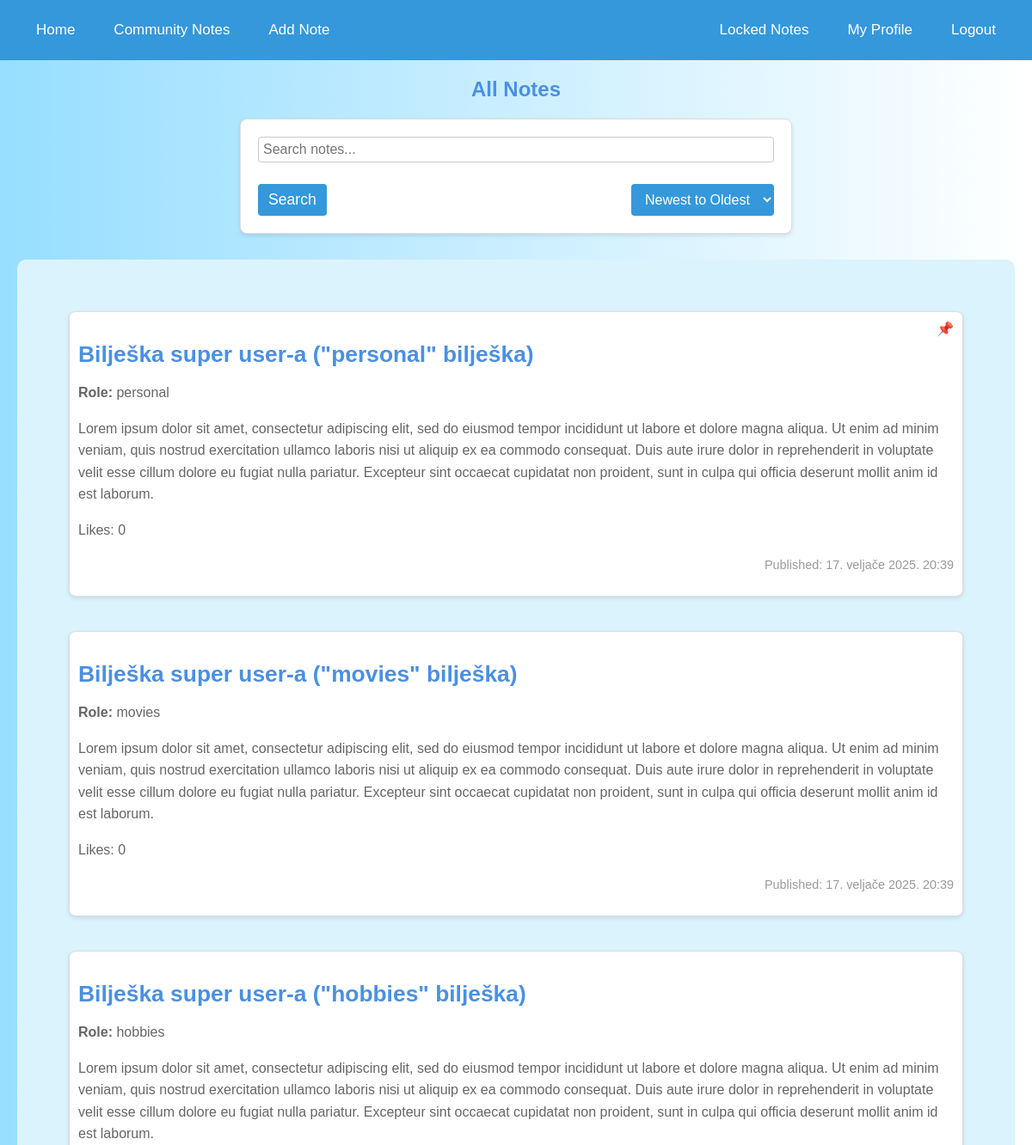
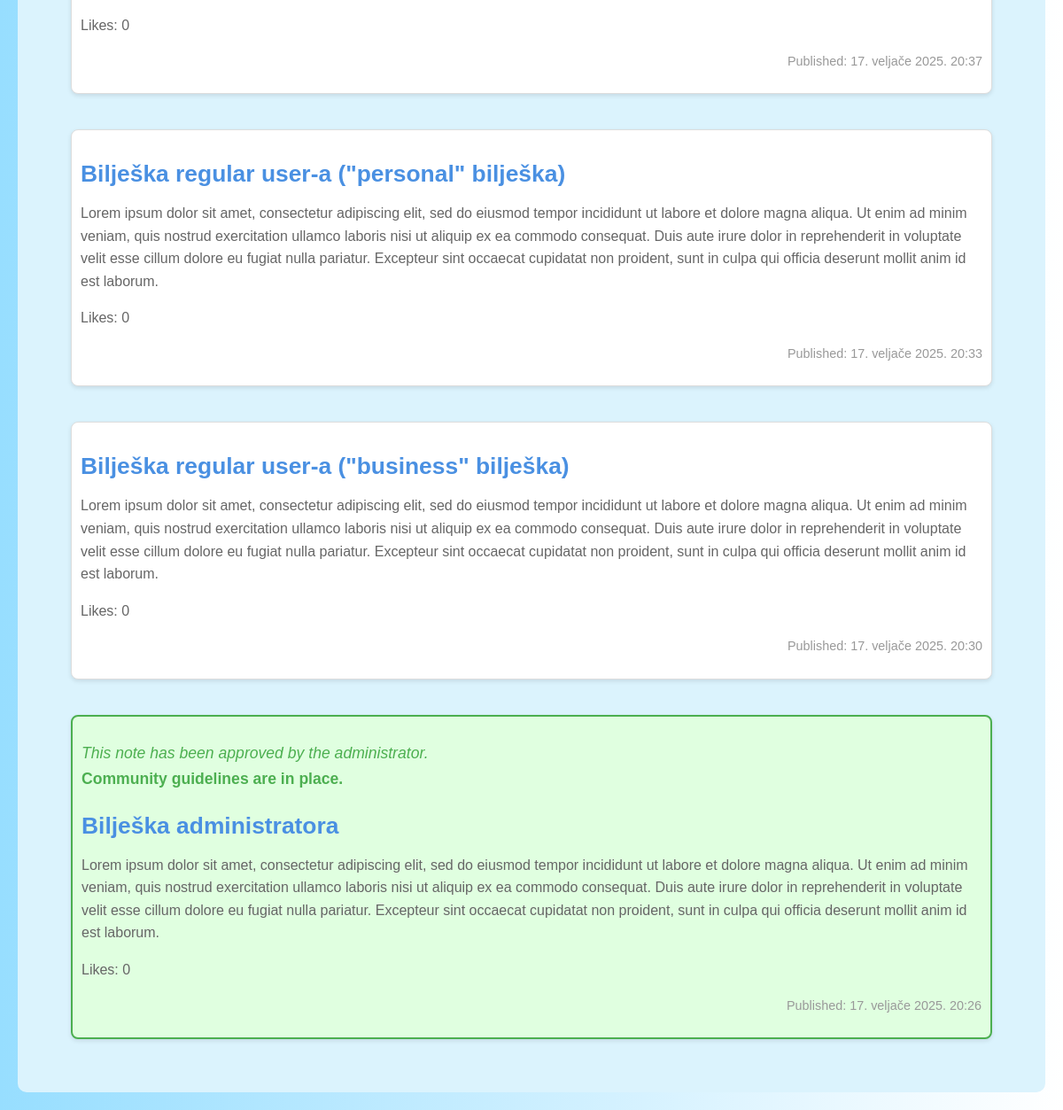
The page /notes/ (signed in) on the database its author committed (2 pictures, top to bottom).
### notes/models.py (models this page shows, shortened)
class Note(models.Model):
    ROLE_CHOICES = [
        ('hobbies', 'Hobbies'),
        ('movies', 'Movies'),
        ('school', 'School'),
        ('work', 'Work'),
        ('music', 'Music'),
        ('personal', 'Personal'),
    ]
    CATEGORY_CHOICES = [
        ('business', 'Business'),
        ('personal', 'Personal'),
    ]
    user = models.ForeignKey('accounts.CustomUser', on_delete=models.CASCADE, null=True, blank=True, related_name='notes')
    title = models.CharField(max_length=200)
    content = models.TextField()
    pub_date = models.DateTimeField(auto_now_add=True)
    private_notes = models.ManyToManyField(PrivateNoteModel, blank=True)
    is_public = models.BooleanField(default=True)
    is_important = models.BooleanField(default=False)
    is_locked = models.BooleanField(default=False)
    password = models.CharField(max_length=100, null=True, blank=True)
    completed = models.BooleanField(default=False)
    is_private = models.BooleanField(default=False)
    role = models.CharField(max_length=20, choices=ROLE_CHOICES, blank=True, null=True)
    approved = models.BooleanField(default=False)
    category = models.CharField(max_length=20, choices=CATEGORY_CHOICES, default='personal', blank=True, null=True)
    likes = models.ManyToManyField(CustomUser, related_name='liked_notes', blank=True)

### notes/views.py (the view)
# urls.py: path('', views.index, name='index'),
def index(request):
    search_query = request.GET.get('search', '')
    order = request.GET.get('order', 'desc')
    if search_query:
        notes = Note.objects.filter(title__icontains=search_query, is_public= True)
    else:
        notes = Note.objects.filter(is_public = True)
    if request.user.is_authenticated:
         notes = notes | Note.objects.filter(user=request.user, is_private=True)
    if request.user.is_authenticated:
        if request.user.type == 'REGULARUSER':
            for note in notes:
                if note.user.type == 'SUPERUSER' and note.is_public:
                    note.display_role = note.role
                else:
                    note.display_role = None
    if order == 'asc':
        notes = notes.order_by('-is_important', 'pub_date')
    else:
        notes = notes.order_by( '-is_important', '-pub_date')
    context = {
        'latest_note_list': notes,
        'current_order': order,
        'search_query': search_query,
    }
    return render(request, 'notes/index.html', context)

### notes/templates/notes/index.html (shortened to what this page needs)
{% extends 'notes/base.html' %}
{% block content %}
    <h2>All Notes</h2>
    <form method="get" action="{% url 'notes:index' %}" class="sort-form">
        <input type="text" name="search" placeholder="Search notes..." value="{{ search_query }}">
        <div class="search-sort-buttons">
            <button type="submit" class="search-button">Search</button>
            <select name="order" onchange="this.form.submit()">
                <option value="desc" {% if current_order == 'desc' %}selected{% endif %}>Newest to Oldest</option>
            </select>
        </div>
    </form>
    <div class="notes-container">
        {% if user.is_authenticated %}
            {% for note in latest_note_list %}
                {% if note.is_public %}
                    <div class="note {% if note.approved %}approved-note{% endif %}">
                        {% if note.approved %}
                            <p class="approved-message">
                                <em>This note has been approved by the administrator.</em><br>
                                <strong>Community guidelines are in place.</strong>
                            </p>
                        {% endif %}
                        {% if user.is_authenticated and note.user.type == 'SUPERUSER' %}
                            {% if note.is_important %}
                                <div class="pin">&#128204</div>
                            {% endif %}
                        {% endif %}
                        <h3><a href="{% url 'notes:detail' note.id %}">{{ note.title }}</a></h3>
                        {% if user.is_authenticated and note.user.type == 'SUPERUSER' %}
                            {% if note.role %}
                                <p><strong>Role:</strong> {{ note.role }}</p>
                            {% else %}
                                <p>No role assigned.</p>
                            {% endif %}
                        {% endif %}
                        <p>{{ note.content }}</p>
                        <p>Likes: {{ note.likes.count }}</p>
                        <p>Published: {{ note.pub_date }}</p>
                    </div>
                {% endif %}
            {% empty %}
                <p>No public notes available.</p>
            {% endfor %}
        {% else %}
            <p>You need to be logged in to view the notes.</p>
        {% endif %}
    </div>
{% endblock %}

### notes/static/app/notes.css (style rules this page uses)
body { background: linear-gradient(to bottom, white, #b3e5fc); color: #2c3e50; font-family: Arial, sans-serif; margin: 0; padding: 0; }
.notes-container { background-color: #dbf3fd; padding: 20px; border-radius: 10px; margin-top: 30px; }
h1, h2 { color: #2980b9; font-weight: bold; }
input, textarea { width: 100%; padding: 10px; border: 1px solid #bdc3c7; border-radius: 5px; font-size: 16px; box-sizing: border-box; }
button { background-color: #3498db; color: white; border: none; padding: 10px 20px; border-radius: 5px; font-size: 16px; cursor: pointer; }
body { font-family: Arial, sans-serif; background-color: #f4f7fa; color: #333; margin: 0; padding: 0; }
h2 { text-align: center; color: #4a90e2; margin-top: 20px; }
.note { background-color: #fff; border: 1px solid #ddd; border-radius: 8px; box-shadow: 0 2px 5px rgba(0, 0, 0, 0.1); margin: 40px; padding: 10px; position: relative; transition: transform 0.2s, box-shadow 0.2s; }
.note h3 { font-size: 1.5em; color: #333; margin-bottom: 10px; }
.note h3 a { text-decoration: none; color: #4a90e2; transition: color 0.3s; }
.note p { font-size: 1em; color: #666; line-height: 1.6; }
.note p:last-of-type { font-size: 0.9em; color: #999; text-align: right; }
.note .approved-message { color: rgb(169, 169, 169); }
form { background-color: #fff; border: 1px solid #ddd; border-radius: 8px; padding: 20px; box-shadow: 0 2px 5px rgba(0, 0, 0, 0.1); margin: 20px auto; width: 80%; max-width: 600px; }
form input, form textarea { width: 100%; padding: 10px; border-radius: 5px; border: 1px solid #ddd; margin-bottom: 15px; font-size: 1em; }
form button { background-color: #4a90e2; color: white; padding: 10px 20px; border: none; border-radius: 5px; font-size: 1.1em; cursor: pointer; transition: background-color 0.3s; }
a { color: #4a90e2; text-decoration: none; font-size: 1.1em; }
.sort-form { display: flex; flex-direction: column; margin-bottom: 20px; }
.sort-form input[type="text"] { padding: 5px; width: 100%; border: 1px solid #ccc; border-radius: 4px; }
.search-sort-buttons { display: flex; justify-content: space-between; margin-top: 10px; }
.search-button { padding: 8px 12px; background-color: #3498db; color: white; border: none; border-radius: 4px; cursor: pointer; transition: background-color 0.3s; }
.sort-form select { padding: 8px 12px; background-color: #3498db; color: white; border: none; border-radius: 4px; font-size: 16px; cursor: pointer; transition: background-color 0.3s; }
body.light { background: linear-gradient(to right, #97deff, white); color: black; }
.note.approved-note { background-color: #e0ffe0; border: 2px solid #4CAF50; padding: 10px; border-radius: 8px; }
.note.approved-note .approved-message { font-size: 1.1em; color: #4CAF50; margin-bottom: 10px; }
.pin { padding-top:0px; float:right; }

### rows shown on the page
Note: title "Bilješka super user-a (\"personal\" bilješka)", role "personal", content "Lorem ipsum dolor sit amet, consectetur adipiscing elit, sed do eiusmod tempor incididunt ut labore et dolore magna aliqua. Ut enim ad minim veniam, quis nostrud exercitation ullamco laboris nisi ut aliquip ex ea commodo consequat. Duis aute irure dolor in reprehenderit in voluptate velit esse cillum dolore eu fugiat nulla pariatur. Excepteur sint occaecat cupidatat non proident, sunt in culpa qui officia deserunt mollit anim id est laborum.", likes.count "0", pub_date "17. veljače 2025. 20:39"
Note: title "Bilješka super user-a (\"movies\" bilješka)", role "movies", content "Lorem ipsum dolor sit amet, consectetur adipiscing elit, sed do eiusmod tempor incididunt ut labore et dolore magna aliqua. Ut enim ad minim veniam, quis nostrud exercitation ullamco laboris nisi ut aliquip ex ea commodo consequat. Duis aute irure dolor in reprehenderit in voluptate velit esse cillum dolore eu fugiat nulla pariatur. Excepteur sint occaecat cupidatat non proident, sunt in culpa qui officia deserunt mollit anim id est laborum.", likes.count "0", pub_date "17. veljače 2025. 20:39"
Note: title "Bilješka super user-a (\"hobbies\" bilješka)", role "hobbies", content "Lorem ipsum dolor sit amet, consectetur adipiscing elit, sed do eiusmod tempor incididunt ut labore et dolore magna aliqua. Ut enim ad minim veniam, quis nostrud exercitation ullamco laboris nisi ut aliquip ex ea commodo consequat. Duis aute irure dolor in reprehenderit in voluptate velit esse cillum dolore eu fugiat nulla pariatur. Excepteur sint occaecat cupidatat non proident, sunt in culpa qui officia deserunt mollit anim id est laborum.", likes.count "0", pub_date "17. veljače 2025. 20:37"
Note: title "Bilješka regular user-a (\"personal\" bilješka)", content "Lorem ipsum dolor sit amet, consectetur adipiscing elit, sed do eiusmod tempor incididunt ut labore et dolore magna aliqua. Ut enim ad minim veniam, quis nostrud exercitation ullamco laboris nisi ut aliquip ex ea commodo consequat. Duis aute irure dolor in reprehenderit in voluptate velit esse cillum dolore eu fugiat nulla pariatur. Excepteur sint occaecat cupidatat non proident, sunt in culpa qui officia deserunt mollit anim id est laborum.", likes.count "0", pub_date "17. veljače 2025. 20:33"
Note: title "Bilješka regular user-a (\"business\" bilješka)", content "Lorem ipsum dolor sit amet, consectetur adipiscing elit, sed do eiusmod tempor incididunt ut labore et dolore magna aliqua. Ut enim ad minim veniam, quis nostrud exercitation ullamco laboris nisi ut aliquip ex ea commodo consequat. Duis aute irure dolor in reprehenderit in voluptate velit esse cillum dolore eu fugiat nulla pariatur. Excepteur sint occaecat cupidatat non proident, sunt in culpa qui officia deserunt mollit anim id est laborum.", likes.count "0", pub_date "17. veljače 2025. 20:30"
Note: shows "This note has been approved by the administrator.", approved "Community guidelines are in place.", title "Bilješka administratora", content "Lorem ipsum dolor sit amet, consectetur adipiscing elit, sed do eiusmod tempor incididunt ut labore et dolore magna aliqua. Ut enim ad minim veniam, quis nostrud exercitation ullamco laboris nisi ut aliquip ex ea commodo consequat. Duis aute irure dolor in reprehenderit in voluptate velit esse cillum dolore eu fugiat nulla pariatur. Excepteur sint occaecat cupidatat non proident, sunt in culpa qui officia deserunt mollit anim id est laborum.", likes.count "0", pub_date "17. veljače 2025. 20:26"
